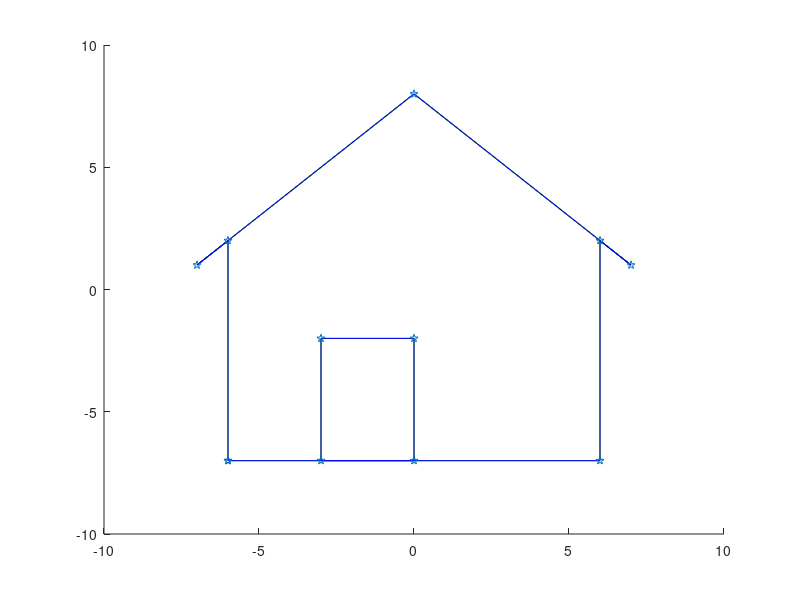

Here is the MATLAB script that generated this plot:
clear all
clc

angles = [ 1 pi/4 pi pi*3/4 ];
colors = [ 'r' 'g' 'b' 'p' ];
hold on

% a)
P = [
    -6 -6 -7 0 7 6 6 -3 -3 0 0 -6;
    -7 2 1 8 1 2 -7 -7 -2 -2 -7 -7
];

x = P(1,:);
y = P(2,:);

for i=1:length(angles)
    plot(x,y,colors(i))
end